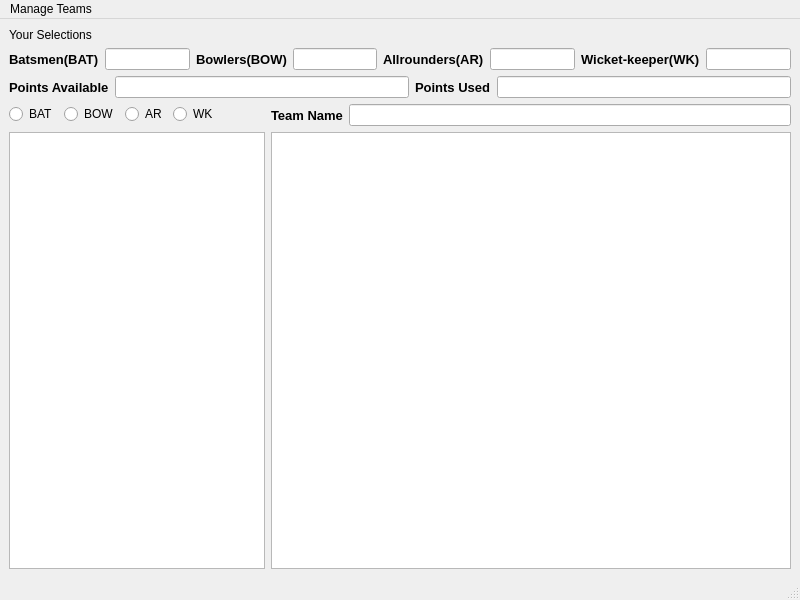
<?xml version="1.0" encoding="UTF-8"?>
<ui version="4.0">
 <class>MainWindow</class>
 <widget class="QMainWindow" name="MainWindow">
  <property name="geometry">
   <rect>
    <x>0</x>
    <y>0</y>
    <width>800</width>
    <height>600</height>
   </rect>
  </property>
  <property name="windowTitle">
   <string>MainWindow</string>
  </property>
  <widget class="QWidget" name="centralwidget">
   <layout class="QFormLayout" name="formLayout">
    <item row="0" column="0">
     <widget class="QLabel" name="label_5">
      <property name="text">
       <string>Your Selections</string>
      </property>
     </widget>
    </item>
    <item row="1" column="0" colspan="2">
     <layout class="QHBoxLayout" name="horizontalLayout">
      <item>
       <widget class="QLabel" name="label">
        <property name="font">
         <font>
          <family>Arial</family>
          <pointsize>10</pointsize>
          <weight>75</weight>
          <italic>false</italic>
          <bold>true</bold>
         </font>
        </property>
        <property name="text">
         <string>Batsmen(BAT)</string>
        </property>
       </widget>
      </item>
      <item>
       <widget class="QLineEdit" name="lineEdit"/>
      </item>
      <item>
       <widget class="QLabel" name="label_2">
        <property name="font">
         <font>
          <family>Arial</family>
          <pointsize>10</pointsize>
          <weight>75</weight>
          <bold>true</bold>
         </font>
        </property>
        <property name="text">
         <string>Bowlers(BOW)</string>
        </property>
       </widget>
      </item>
      <item>
       <widget class="QLineEdit" name="lineEdit_2"/>
      </item>
      <item>
       <widget class="QLabel" name="label_3">
        <property name="font">
         <font>
          <family>Arial</family>
          <pointsize>10</pointsize>
          <weight>75</weight>
          <bold>true</bold>
         </font>
        </property>
        <property name="text">
         <string>Allrounders(AR)</string>
        </property>
       </widget>
      </item>
      <item>
       <widget class="QLineEdit" name="lineEdit_3"/>
      </item>
      <item>
       <widget class="QLabel" name="label_4">
        <property name="font">
         <font>
          <family>Arial</family>
          <pointsize>10</pointsize>
          <weight>75</weight>
          <bold>true</bold>
         </font>
        </property>
        <property name="text">
         <string>Wicket-keeper(WK)</string>
        </property>
       </widget>
      </item>
      <item>
       <widget class="QLineEdit" name="lineEdit_4"/>
      </item>
     </layout>
    </item>
    <item row="2" column="0" colspan="2">
     <layout class="QHBoxLayout" name="horizontalLayout_2">
      <item>
       <widget class="QLabel" name="label_6">
        <property name="font">
         <font>
          <family>Arial</family>
          <pointsize>10</pointsize>
          <weight>75</weight>
          <bold>true</bold>
         </font>
        </property>
        <property name="text">
         <string>Points Available</string>
        </property>
       </widget>
      </item>
      <item>
       <widget class="QLineEdit" name="lineEdit_5"/>
      </item>
      <item>
       <widget class="QLabel" name="label_7">
        <property name="font">
         <font>
          <family>Arial</family>
          <pointsize>10</pointsize>
          <weight>75</weight>
          <bold>true</bold>
         </font>
        </property>
        <property name="text">
         <string>Points Used</string>
        </property>
       </widget>
      </item>
      <item>
       <widget class="QLineEdit" name="lineEdit_6"/>
      </item>
     </layout>
    </item>
    <item row="3" column="0">
     <layout class="QHBoxLayout" name="horizontalLayout_3">
      <item>
       <widget class="QRadioButton" name="radioButton_2">
        <property name="text">
         <string>BAT</string>
        </property>
       </widget>
      </item>
      <item>
       <widget class="QRadioButton" name="radioButton">
        <property name="text">
         <string>BOW</string>
        </property>
       </widget>
      </item>
      <item>
       <widget class="QRadioButton" name="radioButton_3">
        <property name="text">
         <string>AR</string>
        </property>
       </widget>
      </item>
      <item>
       <widget class="QRadioButton" name="radioButton_4">
        <property name="text">
         <string>WK</string>
        </property>
       </widget>
      </item>
     </layout>
    </item>
    <item row="3" column="1">
     <layout class="QHBoxLayout" name="horizontalLayout_4">
      <item>
       <widget class="QLabel" name="label_8">
        <property name="font">
         <font>
          <family>Arial</family>
          <pointsize>10</pointsize>
          <weight>75</weight>
          <bold>true</bold>
         </font>
        </property>
        <property name="text">
         <string>Team Name</string>
        </property>
       </widget>
      </item>
      <item>
       <widget class="QLineEdit" name="lineEdit_7"/>
      </item>
     </layout>
    </item>
    <item row="4" column="1">
     <widget class="QListWidget" name="list2"/>
    </item>
    <item row="4" column="0">
     <widget class="QListWidget" name="list1"/>
    </item>
   </layout>
  </widget>
  <widget class="QMenuBar" name="menubar">
   <property name="geometry">
    <rect>
     <x>0</x>
     <y>0</y>
     <width>800</width>
     <height>21</height>
    </rect>
   </property>
   <widget class="QMenu" name="menuFile">
    <property name="title">
     <string>Manage Teams</string>
    </property>
    <addaction name="actionNEW_Team"/>
    <addaction name="actionOPEN_Team"/>
    <addaction name="actionSAVE_Team"/>
    <addaction name="actionEVALUATE_Team"/>
    <addaction name="separator"/>
   </widget>
   <addaction name="menuFile"/>
  </widget>
  <widget class="QStatusBar" name="statusbar"/>
  <action name="actionNEW_Team">
   <property name="text">
    <string>NEW Team</string>
   </property>
  </action>
  <action name="actionOPEN_Team">
   <property name="text">
    <string>OPEN Team</string>
   </property>
  </action>
  <action name="actionSAVE_Team">
   <property name="text">
    <string>SAVE Team</string>
   </property>
  </action>
  <action name="actionEVALUATE_Team">
   <property name="text">
    <string>EVALUATE Team</string>
   </property>
  </action>
 </widget>
 <resources/>
 <connections/>
</ui>
